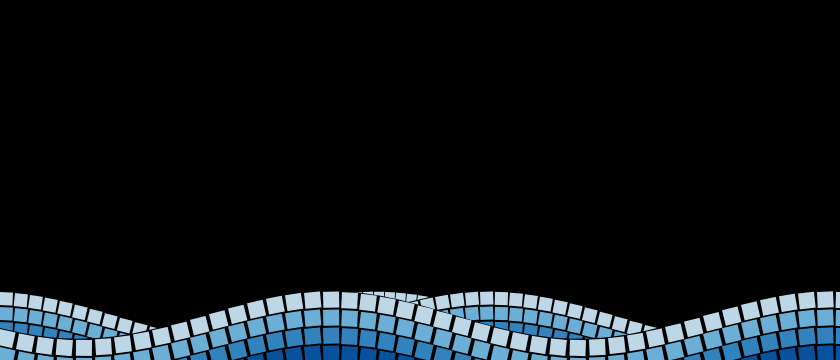
Frame 1 (no input)
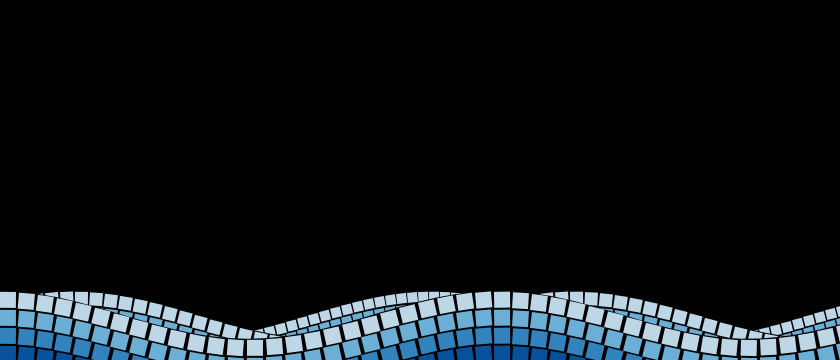
Frame 60 (the mouse pressed at the canvas centre just before this capture)
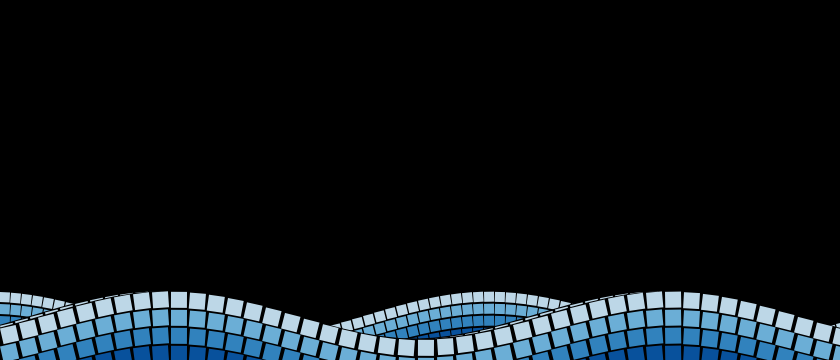
Frame 120 (the mouse held since frame 60 and released just before this capture)

The Processing sketch that drew these frames (run headless with seeded random() and noise(); from frame 60 on, the mouse is pressed at the canvas centre):

// Processing sketch: processing_49528
// ── processing_49528.pde

/**
 * Mosaic Waves by Alex Kuzmichov
 * based on Sine Wave by Daniel Shiffman.  
 * 
 * Render a simple sine wave. 
 */
color colorsFromColorBrewer[] = { color(239, 243, 255),
                                  color(189, 215, 231),
                                  color(107, 174, 214),
                                  color(49, 130, 189),
                                  color(8, 81, 156)
                                  };
int lineCount = 4;
int depthCount = 3;
int w;              // Width of entire wave

float theta = 0.0;  // Start angle at 0
float amplitude = 24;//75.0;  // Height of wave
float period = 500.0;  // How many pixels before the wave repeats
float dx;  // Value for incrementing X, a function of period and xspacing
float[] yvalues;  // Using an array to store height values for the wave
float[] alphavalues;
float initTileSize = 10;

void setup() 
{
  size(840, 360);
  smooth();
  noStroke();
  w = width + int(initTileSize*2);
  
  yvalues = new float[int(w/initTileSize)];
  alphavalues = new float[yvalues.length];
}

void draw() {
  background(0);
  
  renderWaves();
}

void calcWave(int depth, float xStep) 
{
  // Increment theta (try different values for 'angular velocity' here
  theta -= 0.012;
  float xShift = 60*depth;

  dx = (TWO_PI / period) * xStep;
  // For every x value, calculate a y value with sine function
  float x = (theta + xShift)/(3 - depth);
  for (int i = 0; i < yvalues.length; i++) 
  {
    yvalues[i] = sin(x)*amplitude;
    alphavalues[i] = atan(cos(x))/PI;
    x += dx;
  }
}

void renderWaves() 
{  
  for(int depth = 0; depth < depthCount; depth++)
  {
    drawWavesForDepth(depth);    
  }
}

void drawWavesForDepth(int depth)
{
  float startY = height/1.14;
  float tileSize = initTileSize + depth*3;
  float xCoord, yCoord, yCoordAdd;
  
  float xStep = tileSize + 1 + depth;
  calcWave(depth, xStep);
  
  if(depth != 0)
  {
    fill(0);
    beginShape();
    vertex(width, height);
    vertex(0, width);
    for (int x = 0; x < yvalues.length; x++)
    {
      vertex(x*xStep, startY + yvalues[x] - 1);
    }
    endShape(CLOSE);
  }
    
  for(int i = 0; i < lineCount; i++)
  {
    yCoordAdd = (tileSize + 2)*i;
    fill(colorsFromColorBrewer[i+1]);
    for (int x = 0; x < yvalues.length; x++)
    {
      xCoord = x*xStep;
      yCoord = startY + yvalues[x] + yCoordAdd;
      pushMatrix();
      translate(xCoord, yCoord);
      rotate(alphavalues[x]);
      rect(0, 0, tileSize, tileSize);
      translate(-xCoord, -yCoord);        
      popMatrix();
    }
  }
}
